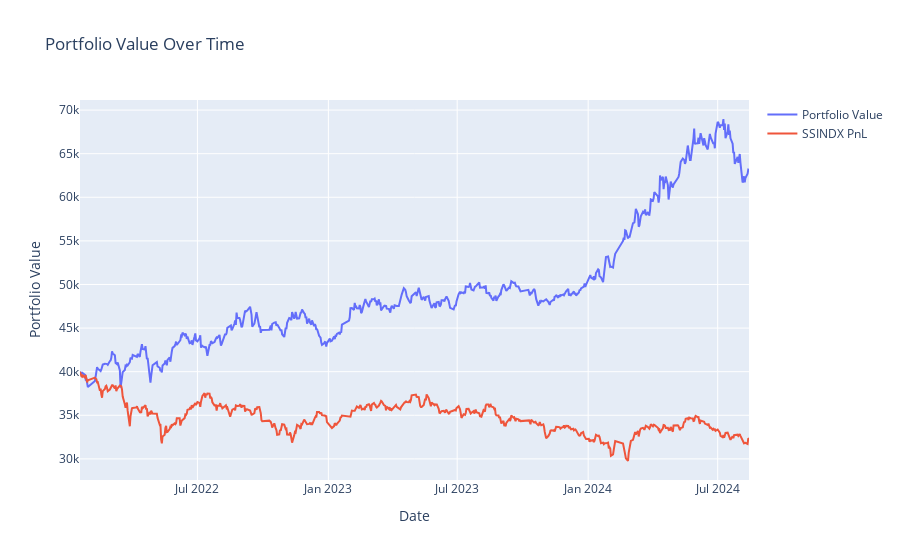

Notebook code for this chart:
### Code cell
# Interactive Plot for Portfolio Value
fig = go.Figure()
fig.add_trace(go.Scatter(x=dates, y=portfolio_values1, mode='lines', name='Portfolio Value'))
fig.add_trace(go.Scatter(x=dates, y=benchmark, mode='lines',name='SSINDX PnL'))
fig.update_layout(title='Portfolio Value Over Time', xaxis_title='Date', yaxis_title='Portfolio Value', hovermode='x unified')
fig.show()

### Figure 1 — Plotly figure (JSON) as saved in the notebook; plotly's stock layout.template omitted (floating-point values rounded to 4 significant figures; data arrays with more than 128 entries replaced by an {"elided": "..."} marker saying what was removed)
{"data": [{"mode": "lines", "name": "Portfolio Value", "type": "scatter", "x": {"elided": "625 str values"}, "y": {"elided": "625 float values"}}, {"mode": "lines", "name": "SSINDX PnL", "type": "scatter", "x": {"elided": "625 str values"}, "y": {"elided": "634 float values"}}], "layout": {"hovermode": "x unified", "title": {"text": "Portfolio Value Over Time"}, "xaxis": {"title": {"text": "Date"}}, "yaxis": {"title": {"text": "Portfolio Value"}}}}
